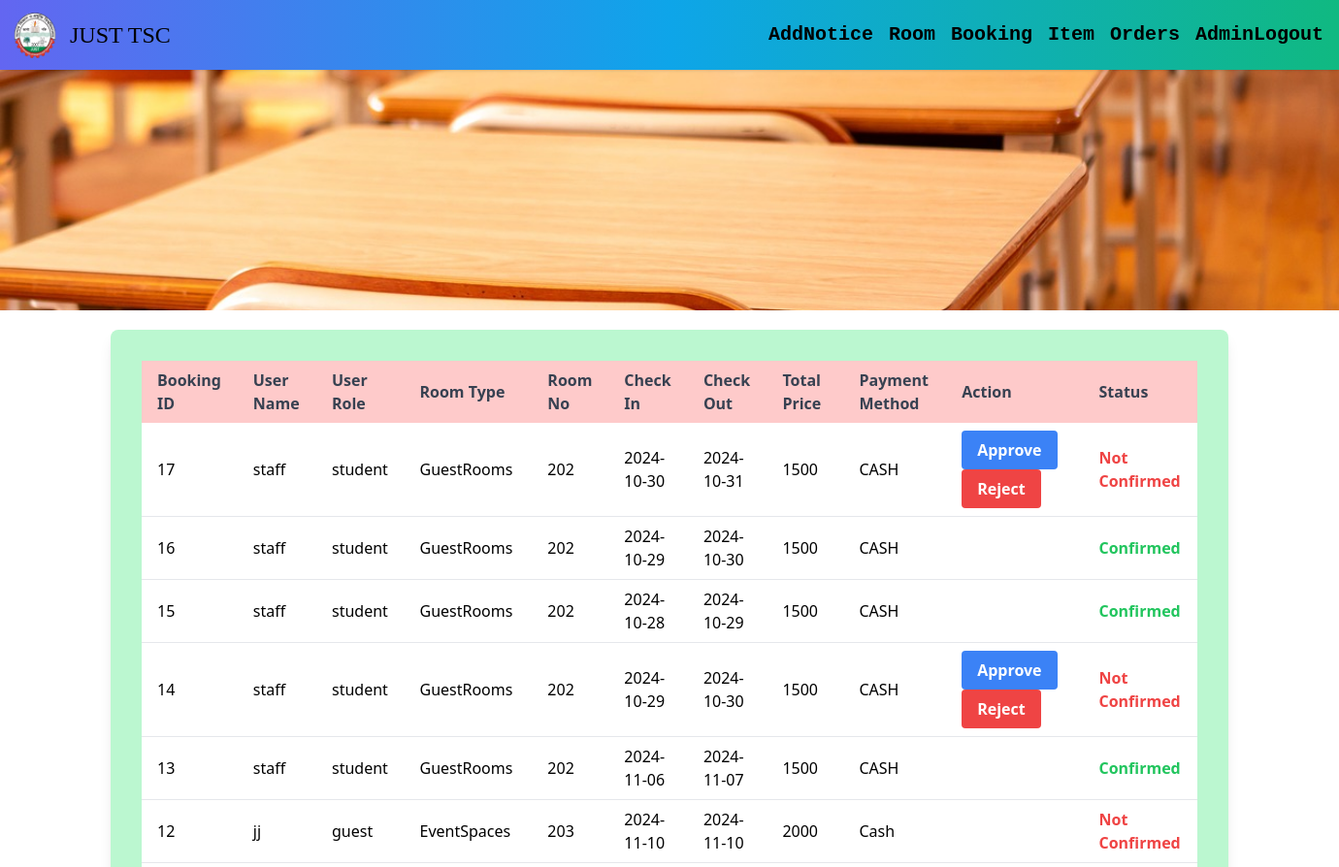
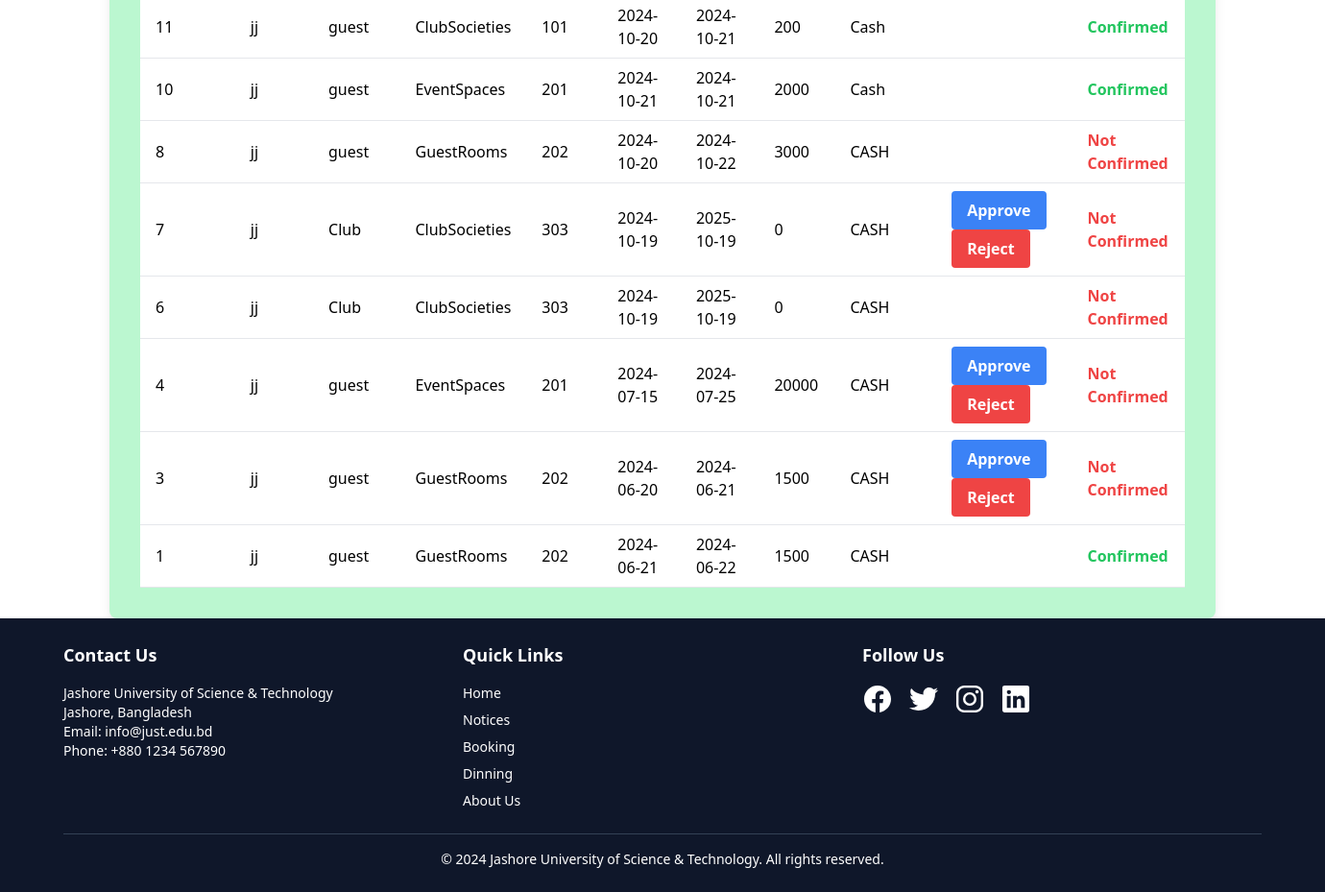
Screenshot of /Booking_list/ (signed in) with the database file from the repository (2 pictures, top to bottom).
### TSC/models.py (models this page shows, shortened)
class Booking(models.Model):
    PAYMENT_CHOICES = [
        ('CASH', 'CASH'),
        ('E-Payment', 'E-Payment'),
    ]
    booking_id = models.AutoField(primary_key=True)
    user=models.ForeignKey(settings.AUTH_USER_MODEL,on_delete=models.CASCADE)
    email = models.EmailField()
    room = models.ForeignKey(Room, on_delete=models.SET_NULL,null=True,blank=True)
    check_in=models.DateTimeField()
    check_out=models.DateTimeField()
    tot_price=models.IntegerField(default=0)
    payment_method = models.CharField(max_length=10, choices=PAYMENT_CHOICES, default='CASH')
    confirmed = models.IntegerField(default=0)
    role=models.CharField(max_length=10,default="Student")

class Room(models.Model):
    current_status=[
        ('Available for booking','Available for booking'),
        ('Not available currently','Not available currently'),
        ('Not for Booking','Not for booking'),
    ]
    room=models.CharField(max_length=50)
    roomtype = models.ForeignKey(Room_Type, on_delete=models.SET_NULL,null=True,blank=True)
    capacity=models.IntegerField(default=0)
    status = models.CharField(null=True,blank=True,max_length=50, choices=current_status)
    description=models.TextField(null=True,blank=True)
    img=models.FileField(upload_to='img')
    price=models.IntegerField(default=0)
    def __str__(self) -> str:
        return self.room

class Room_Type(models.Model):
    roomtype = models.CharField(max_length=100)
    def __str__(self):
        return self.roomtype

### TSC/views.py (the view)
# urls.py: path('Booking_list/',views.Booking_list,name="Booking_list"),
@user_passes_test(is_admin, login_url='/')
def Booking_list(request):
    booking_list=Booking.objects.all().order_by('-booking_id')
    return render(request,'Booking_list.html',{'booking_list':booking_list,'page_name':"BOOKING LIST"})

### TSC/views.py (called while the page is built)
def is_admin(user):
    return user.is_authenticated and user.is_staff

### templates/Booking_list.html (shortened to what this page needs)
{% extends "image.html" %}
{% block first %}
<div class="container mx-auto mt-5">
    <form class="w-full sm:max-w-lg md:max-w-2xl lg:max-w-10xl xl:max-w-6xl mx-auto bg-green-200 p-8 rounded-lg shadow-lg" method="POST" enctype="multipart/form-data">
        <table class="w-full text-left table-auto">
            <thead>
                <tr class="bg-red-200 text-gray-700">
                    <th scope="col" class="px-4 py-2">Booking ID</th>
                    <th scope="col" class="px-4 py-2">User Name</th>
                    <th scope="col" class="px-4 py-2">User Role</th>
                    <th scope="col" class="px-4 py-2">Room Type</th>
                    <th scope="col" class="px-4 py-2">Room No</th>
                    <th scope="col" class="px-4 py-2">Check In</th>
                    <th scope="col" class="px-4 py-2">Check Out</th>
                    <th scope="col" class="px-4 py-2">Total Price</th>
                    <th scope="col" class="px-4 py-2">Payment Method</th>
                    <th scope="col" class="px-4 py-2">Action</th>
                    <th scope="col" class="px-4 py-2">Status</th>
                </tr>
            </thead>
            <tbody>
                {% for bl in booking_list %}
                <tr class="bg-white border-b border-gray-200">
                    <td class="px-4 py-2">{{ bl.booking_id }}</td>
                    <td class="px-4 py-2">{{ bl.user }}</td>
                    <td class="px-4 py-2">{{ bl.role }}</td>
                    <td class="px-4 py-2">{{ bl.room.roomtype }}</td>
                    <td class="px-4 py-2">{{ bl.room }}</td>
                    <td class="px-4 py-2">{{ bl.check_in|date:"Y-m-d" }}</td>
                    <td class="px-4 py-2">{{ bl.check_out|date:"Y-m-d" }}</td>
                    <td class="px-4 py-2">{{ bl.tot_price }}</td>
                    <td class="px-4 py-2">{{ bl.payment_method }}</td>
                    {% if bl.confirmed == 0 %}
                    <td class="px-4 py-2">
                        <a href="{% url 'approve_booking' bl.booking_id %}" class="inline-block bg-blue-500 hover:bg-blue-700 text-white font-bold py-2 px-4 rounded mr-2 transition duration-200" onclick="return confirm('Are you sure you want to approve this booking?');">Approve</a>
                        <a href="{% url 'reject_booking' bl.booking_id %}" class="inline-block bg-red-500 hover:bg-red-700 text-white font-bold py-2 px-4 rounded transition duration-200" onclick="return confirm('Are you sure you want to reject this booking?');">Reject</a>
                    </td>
                    {% else %}
                    <td class="px-4 py-2"></td>
                    {% endif %}
                    {% if bl.confirmed == 1 %}
                    <td class="px-4 py-2 text-green-500 font-semibold">Confirmed</td>
                    {% else %}
                    <td class="px-4 py-2 text-red-500 font-semibold">Not Confirmed</td>
                    {% endif %}
                </tr>
                {% endfor %}
            </tbody>
        </table>
    </form>
</div>
{% endblock %}

### templates/navbar.html (style rules this page uses)
html, body { height: 100%; margin: 0; }

### rows the page displays
Booking: booking_id "17", user "staff", role "student", room.roomtype "GuestRooms", room "202", check_in "2024-10-30", check_out "2024-10-31", tot_price "1500", payment_method "CASH", confirmed "Approve"
Booking: booking_id "16", user "staff", role "student", room.roomtype "GuestRooms", room "202", check_in "2024-10-29", check_out "2024-10-30", tot_price "1500", payment_method "CASH", confirmed "Confirmed"
Booking: booking_id "15", user "staff", role "student", room.roomtype "GuestRooms", room "202", check_in "2024-10-28", check_out "2024-10-29", tot_price "1500", payment_method "CASH", confirmed "Confirmed"
Booking: booking_id "14", user "staff", role "student", room.roomtype "GuestRooms", room "202", check_in "2024-10-29", check_out "2024-10-30", tot_price "1500", payment_method "CASH", confirmed "Approve"
Booking: booking_id "13", user "staff", role "student", room.roomtype "GuestRooms", room "202", check_in "2024-11-06", check_out "2024-11-07", tot_price "1500", payment_method "CASH", confirmed "Confirmed"
Booking: booking_id "12", user "jj", role "guest", room.roomtype "EventSpaces", room "203", check_in "2024-11-10", check_out "2024-11-10", tot_price "2000", payment_method "Cash", confirmed "Not Confirmed"
Booking: booking_id "11", user "jj", role "guest", room.roomtype "ClubSocieties", room "101", check_in "2024-10-20", check_out "2024-10-21", tot_price "200", payment_method "Cash", confirmed "Confirmed"
Booking: booking_id "10", user "jj", role "guest", room.roomtype "EventSpaces", room "201", check_in "2024-10-21", check_out "2024-10-21", tot_price "2000", payment_method "Cash", confirmed "Confirmed"
Booking: booking_id "8", user "jj", role "guest", room.roomtype "GuestRooms", room "202", check_in "2024-10-20", check_out "2024-10-22", tot_price "3000", payment_method "CASH", confirmed "Not Confirmed"
Booking: booking_id "7", user "jj", role "Club", room.roomtype "ClubSocieties", room "303", check_in "2024-10-19", check_out "2025-10-19", tot_price "0", payment_method "CASH", confirmed "Approve"
Booking: booking_id "6", user "jj", role "Club", room.roomtype "ClubSocieties", room "303", check_in "2024-10-19", check_out "2025-10-19", tot_price "0", payment_method "CASH", confirmed "Not Confirmed"
Booking: booking_id "4", user "jj", role "guest", room.roomtype "EventSpaces", room "201", check_in "2024-07-15", check_out "2024-07-25", tot_price "20000", payment_method "CASH", confirmed "Approve"
Booking: booking_id "3", user "jj", role "guest", room.roomtype "GuestRooms", room "202", check_in "2024-06-20", check_out "2024-06-21", tot_price "1500", payment_method "CASH", confirmed "Approve"
Booking: booking_id "1", user "jj", role "guest", room.roomtype "GuestRooms", room "202", check_in "2024-06-21", check_out "2024-06-22", tot_price "1500", payment_method "CASH", confirmed "Confirmed"
